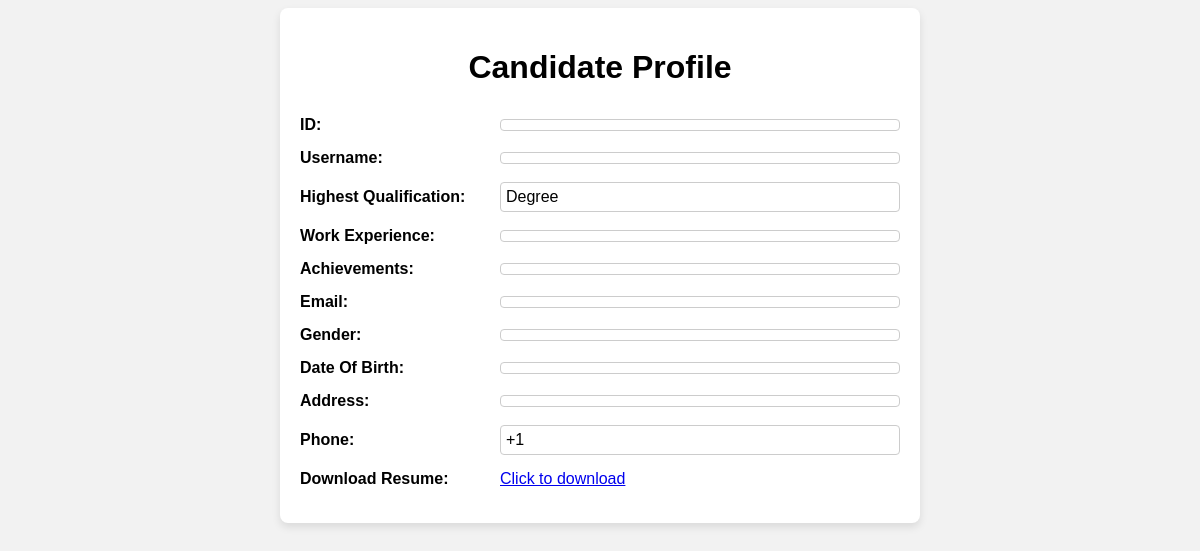
The page /studentProfile?id=2 on the database as committed earlier.
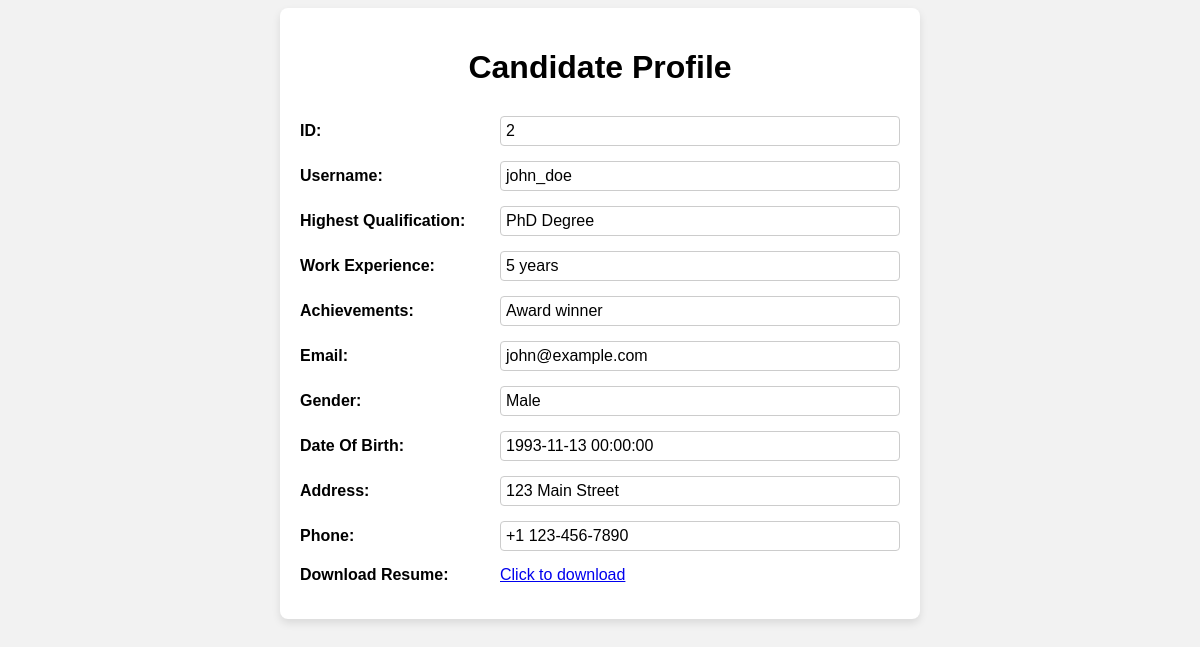
The same page on the database as committed later.
### Models/Student.py (models this page shows, shortened)
class Student(db.Model):
    __tablename__ = 'student'
    id = db.Column(db.Integer, primary_key=True)
    username = db.Column(db.Integer, nullable=True)
    highestQualification = db.Column(db.Integer,nullable=True)
    work_experience = db.Column(db.Integer, nullable=True)
    achivements = db.Column(db.String(150), nullable=True)
    email = db.Column(db.String(15),nullable=True)
    gender = db.Column(db.String(10), nullable=True)
    age = db.Column(db.DateTime,nullable=True)
    address = db.Column(db.String(50), nullable=True)
    phone = db.Column(db.String(15), nullable=True)
    resume = db.Column(db.LargeBinary)
    status = db.Column(db.String(15), nullable=True)
    selectedJobs = db.relationship('JobPosting',secondary = 'stu_jobs')
    @classmethod
    def get_user_by_id(cls, id_):
        return cls.query.filter_by(id=id_).first()

### app.py (the view)
@app.route('/studentProfile')
def student_profile():
    studentId = request.args.get('id')
    student = Student.get_user_by_id(studentId)
    return render_template('studentProfile.html',student=student)

### templates/studentProfile.html (shortened to what this page needs)
<!DOCTYPE html>
<html lang="en">
<head>
</head>
<body>
    <div class="profile-container">
        <h1>Candidate Profile</h1>
        <div class="profile-field">
            <label>ID:</label>
            <span> {{ student.id }}</span>
        </div>
        <div class="profile-field">
            <label>Username:</label>
            <span> {{ student.username }}</span>
        </div>
        <div class="profile-field">
            <label>Highest Qualification:</label>
            <span> {{ student.highestQualification }} Degree</span>
        </div>
        <div class="profile-field">
            <label>Work Experience:</label>
            <span> {{ student.work_experience }}</span>
        </div>
        <div class="profile-field">
            <label>Achievements:</label>
            <span> {{ student.achivements }} </span>
        </div>
        <div class="profile-field">
            <label>Email:</label>
            <span> {{ student.email }}</span>
        </div>
        <div class="profile-field">
            <label>Gender:</label>
            <span> {{ student.gender }}</span>
        </div>
        <div class="profile-field">
            <label>Date Of Birth:</label>
            <span> {{ student.age }}</span>
        </div>
        <div class="profile-field">
            <label>Address:</label>
            <span> {{ student.address }}</span>
        </div>
        <div class="profile-field">
            <label>Phone:</label>
            <span>+1 {{ student.phone }}</span>
        </div>
        <div class="profile-field">
            <label>Download Resume:</label>
            <a href="{{ url_for('download_resume', id=student.id) }}"> Click to download </a>
        </div>
    </div>
</body>
</html>

### templates/studentProfile.html (style rules this page uses)
body { font-family: Arial, sans-serif; background-color: #f2f2f2; }
.profile-container { max-width: 600px; margin: 0 auto; padding: 20px; background-color: #fff; border-radius: 8px; box-shadow: 0 4px 8px rgba(0, 0, 0, 0.1); }
h1 { text-align: center; margin-bottom: 30px; }
.profile-field { display: flex; align-items: center; margin-bottom: 15px; }
.profile-field label { width: 200px; font-weight: bold; }
.profile-field span { flex-grow: 1; }
.profile-field span, .profile-field img { padding: 5px; border: 1px solid #ccc; border-radius: 4px; }

Rows that differ between the two databases and show on the page:
added Student: id "2", username "john_doe", highestQualification "PhD", work_experience "5 years", achivements "Award winner", email "john@example.com", gender "Male", age "1993-11-13 00:00:00", address "123 Main Street", phone "123-456-7890"
